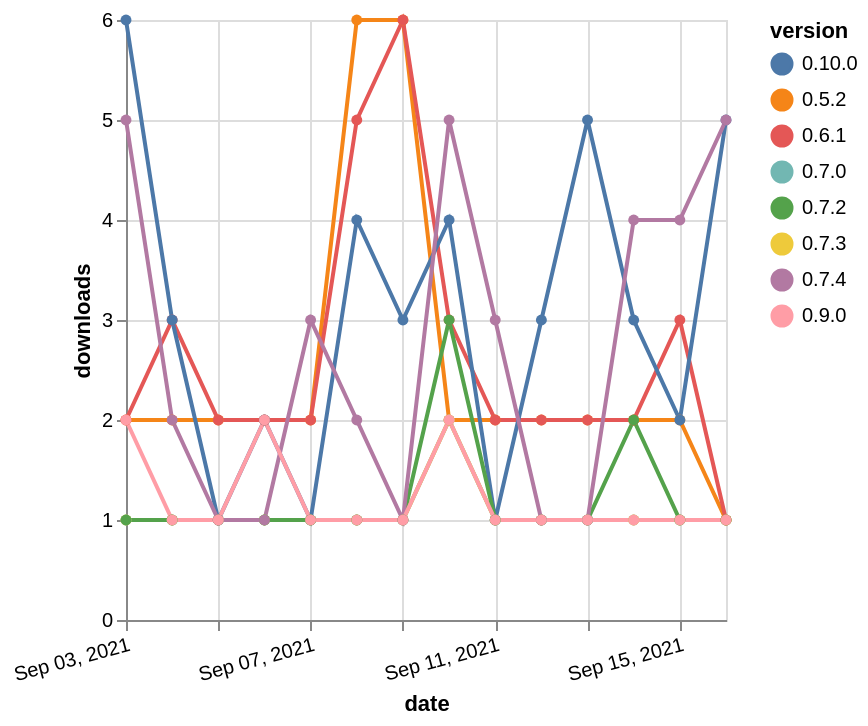

Express this chart as Vega-Lite.
### Vega-Lite specification from a JSON file in a GitHub repository (floating-point values rounded to 4 significant figures)
{"$schema": "https://vega.github.io/schema/vega-lite/v5.json", "description": "A simple bar chart with embedded data.", "data": {"values": [{"date": "2021-09-03", "total": 4235, "delta": 2, "version": "0.5.2"}, {"date": "2021-09-04", "total": 4237, "delta": 2, "version": "0.5.2"}, {"date": "2021-09-05", "total": 4239, "delta": 2, "version": "0.5.2"}, {"date": "2021-09-06", "total": 4241, "delta": 2, "version": "0.5.2"}, {"date": "2021-09-07", "total": 4243, "delta": 2, "version": "0.5.2"}, {"date": "2021-09-08", "total": 4249, "delta": 6, "version": "0.5.2"}, {"date": "2021-09-09", "total": 4255, "delta": 6, "version": "0.5.2"}, {"date": "2021-09-10", "total": 4257, "delta": 2, "version": "0.5.2"}, {"date": "2021-09-11", "total": 4259, "delta": 2, "version": "0.5.2"}, {"date": "2021-09-12", "total": 4261, "delta": 2, "version": "0.5.2"}, {"date": "2021-09-13", "total": 4263, "delta": 2, "version": "0.5.2"}, {"date": "2021-09-14", "total": 4265, "delta": 2, "version": "0.5.2"}, {"date": "2021-09-15", "total": 4267, "delta": 2, "version": "0.5.2"}, {"date": "2021-09-16", "total": 4268, "delta": 1, "version": "0.5.2"}, {"date": "2021-09-03", "total": 376, "delta": 1, "version": "0.7.0"}, {"date": "2021-09-04", "total": 377, "delta": 1, "version": "0.7.0"}, {"date": "2021-09-05", "total": 378, "delta": 1, "version": "0.7.0"}, {"date": "2021-09-06", "total": 379, "delta": 1, "version": "0.7.0"}, {"date": "2021-09-07", "total": 380, "delta": 1, "version": "0.7.0"}, {"date": "2021-09-08", "total": 381, "delta": 1, "version": "0.7.0"}, {"date": "2021-09-09", "total": 382, "delta": 1, "version": "0.7.0"}, {"date": "2021-09-10", "total": 384, "delta": 2, "version": "0.7.0"}, {"date": "2021-09-11", "total": 385, "delta": 1, "version": "0.7.0"}, {"date": "2021-09-12", "total": 386, "delta": 1, "version": "0.7.0"}, {"date": "2021-09-13", "total": 387, "delta": 1, "version": "0.7.0"}, {"date": "2021-09-14", "total": 388, "delta": 1, "version": "0.7.0"}, {"date": "2021-09-15", "total": 389, "delta": 1, "version": "0.7.0"}, {"date": "2021-09-16", "total": 390, "delta": 1, "version": "0.7.0"}, {"date": "2021-09-03", "total": 4041, "delta": 2, "version": "0.6.1"}, {"date": "2021-09-04", "total": 4044, "delta": 3, "version": "0.6.1"}, {"date": "2021-09-05", "total": 4046, "delta": 2, "version": "0.6.1"}, {"date": "2021-09-06", "total": 4048, "delta": 2, "version": "0.6.1"}, {"date": "2021-09-07", "total": 4050, "delta": 2, "version": "0.6.1"}, {"date": "2021-09-08", "total": 4055, "delta": 5, "version": "0.6.1"}, {"date": "2021-09-09", "total": 4061, "delta": 6, "version": "0.6.1"}, {"date": "2021-09-10", "total": 4064, "delta": 3, "version": "0.6.1"}, {"date": "2021-09-11", "total": 4066, "delta": 2, "version": "0.6.1"}, {"date": "2021-09-12", "total": 4068, "delta": 2, "version": "0.6.1"}, {"date": "2021-09-13", "total": 4070, "delta": 2, "version": "0.6.1"}, {"date": "2021-09-14", "total": 4072, "delta": 2, "version": "0.6.1"}, {"date": "2021-09-15", "total": 4075, "delta": 3, "version": "0.6.1"}, {"date": "2021-09-16", "total": 4076, "delta": 1, "version": "0.6.1"}, {"date": "2021-09-03", "total": 49, "delta": 6, "version": "0.10.0"}, {"date": "2021-09-04", "total": 52, "delta": 3, "version": "0.10.0"}, {"date": "2021-09-05", "total": 53, "delta": 1, "version": "0.10.0"}, {"date": "2021-09-06", "total": 55, "delta": 2, "version": "0.10.0"}, {"date": "2021-09-07", "total": 56, "delta": 1, "version": "0.10.0"}, {"date": "2021-09-08", "total": 60, "delta": 4, "version": "0.10.0"}, {"date": "2021-09-09", "total": 63, "delta": 3, "version": "0.10.0"}, {"date": "2021-09-10", "total": 67, "delta": 4, "version": "0.10.0"}, {"date": "2021-09-11", "total": 68, "delta": 1, "version": "0.10.0"}, {"date": "2021-09-12", "total": 71, "delta": 3, "version": "0.10.0"}, {"date": "2021-09-13", "total": 76, "delta": 5, "version": "0.10.0"}, {"date": "2021-09-14", "total": 79, "delta": 3, "version": "0.10.0"}, {"date": "2021-09-15", "total": 81, "delta": 2, "version": "0.10.0"}, {"date": "2021-09-16", "total": 86, "delta": 5, "version": "0.10.0"}, {"date": "2021-09-03", "total": 221, "delta": 1, "version": "0.7.3"}, {"date": "2021-09-04", "total": 222, "delta": 1, "version": "0.7.3"}, {"date": "2021-09-05", "total": 223, "delta": 1, "version": "0.7.3"}, {"date": "2021-09-06", "total": 224, "delta": 1, "version": "0.7.3"}, {"date": "2021-09-07", "total": 225, "delta": 1, "version": "0.7.3"}, {"date": "2021-09-08", "total": 226, "delta": 1, "version": "0.7.3"}, {"date": "2021-09-09", "total": 227, "delta": 1, "version": "0.7.3"}, {"date": "2021-09-10", "total": 229, "delta": 2, "version": "0.7.3"}, {"date": "2021-09-11", "total": 230, "delta": 1, "version": "0.7.3"}, {"date": "2021-09-12", "total": 231, "delta": 1, "version": "0.7.3"}, {"date": "2021-09-13", "total": 232, "delta": 1, "version": "0.7.3"}, {"date": "2021-09-14", "total": 233, "delta": 1, "version": "0.7.3"}, {"date": "2021-09-15", "total": 234, "delta": 1, "version": "0.7.3"}, {"date": "2021-09-16", "total": 235, "delta": 1, "version": "0.7.3"}, {"date": "2021-09-03", "total": 1184, "delta": 1, "version": "0.7.2"}, {"date": "2021-09-04", "total": 1185, "delta": 1, "version": "0.7.2"}, {"date": "2021-09-05", "total": 1186, "delta": 1, "version": "0.7.2"}, {"date": "2021-09-06", "total": 1187, "delta": 1, "version": "0.7.2"}, {"date": "2021-09-07", "total": 1188, "delta": 1, "version": "0.7.2"}, {"date": "2021-09-08", "total": 1189, "delta": 1, "version": "0.7.2"}, {"date": "2021-09-09", "total": 1190, "delta": 1, "version": "0.7.2"}, {"date": "2021-09-10", "total": 1193, "delta": 3, "version": "0.7.2"}, {"date": "2021-09-11", "total": 1194, "delta": 1, "version": "0.7.2"}, {"date": "2021-09-12", "total": 1195, "delta": 1, "version": "0.7.2"}, {"date": "2021-09-13", "total": 1196, "delta": 1, "version": "0.7.2"}, {"date": "2021-09-14", "total": 1198, "delta": 2, "version": "0.7.2"}, {"date": "2021-09-15", "total": 1199, "delta": 1, "version": "0.7.2"}, {"date": "2021-09-16", "total": 1200, "delta": 1, "version": "0.7.2"}, {"date": "2021-09-03", "total": 1000, "delta": 5, "version": "0.7.4"}, {"date": "2021-09-04", "total": 1002, "delta": 2, "version": "0.7.4"}, {"date": "2021-09-05", "total": 1003, "delta": 1, "version": "0.7.4"}, {"date": "2021-09-06", "total": 1004, "delta": 1, "version": "0.7.4"}, {"date": "2021-09-07", "total": 1007, "delta": 3, "version": "0.7.4"}, {"date": "2021-09-08", "total": 1009, "delta": 2, "version": "0.7.4"}, {"date": "2021-09-09", "total": 1010, "delta": 1, "version": "0.7.4"}, {"date": "2021-09-10", "total": 1015, "delta": 5, "version": "0.7.4"}, {"date": "2021-09-11", "total": 1018, "delta": 3, "version": "0.7.4"}, {"date": "2021-09-12", "total": 1019, "delta": 1, "version": "0.7.4"}, {"date": "2021-09-13", "total": 1020, "delta": 1, "version": "0.7.4"}, {"date": "2021-09-14", "total": 1024, "delta": 4, "version": "0.7.4"}, {"date": "2021-09-15", "total": 1028, "delta": 4, "version": "0.7.4"}, {"date": "2021-09-16", "total": 1033, "delta": 5, "version": "0.7.4"}, {"date": "2021-09-03", "total": 26, "delta": 2, "version": "0.9.0"}, {"date": "2021-09-04", "total": 27, "delta": 1, "version": "0.9.0"}, {"date": "2021-09-05", "total": 28, "delta": 1, "version": "0.9.0"}, {"date": "2021-09-06", "total": 30, "delta": 2, "version": "0.9.0"}, {"date": "2021-09-07", "total": 31, "delta": 1, "version": "0.9.0"}, {"date": "2021-09-08", "total": 32, "delta": 1, "version": "0.9.0"}, {"date": "2021-09-09", "total": 33, "delta": 1, "version": "0.9.0"}, {"date": "2021-09-10", "total": 35, "delta": 2, "version": "0.9.0"}, {"date": "2021-09-11", "total": 36, "delta": 1, "version": "0.9.0"}, {"date": "2021-09-12", "total": 37, "delta": 1, "version": "0.9.0"}, {"date": "2021-09-13", "total": 38, "delta": 1, "version": "0.9.0"}, {"date": "2021-09-14", "total": 39, "delta": 1, "version": "0.9.0"}, {"date": "2021-09-15", "total": 40, "delta": 1, "version": "0.9.0"}, {"date": "2021-09-16", "total": 41, "delta": 1, "version": "0.9.0"}]}, "width": "container", "mark": {"type": "line", "point": {"filled": true}}, "encoding": {"x": {"field": "date", "type": "temporal", "timeUnit": "yearmonthdate", "title": "date", "axis": {"labelAngle": -15}}, "y": {"field": "delta", "type": "quantitative", "title": "downloads"}, "color": {"field": "version", "type": "nominal"}, "tooltip": {"field": "delta"}}}
